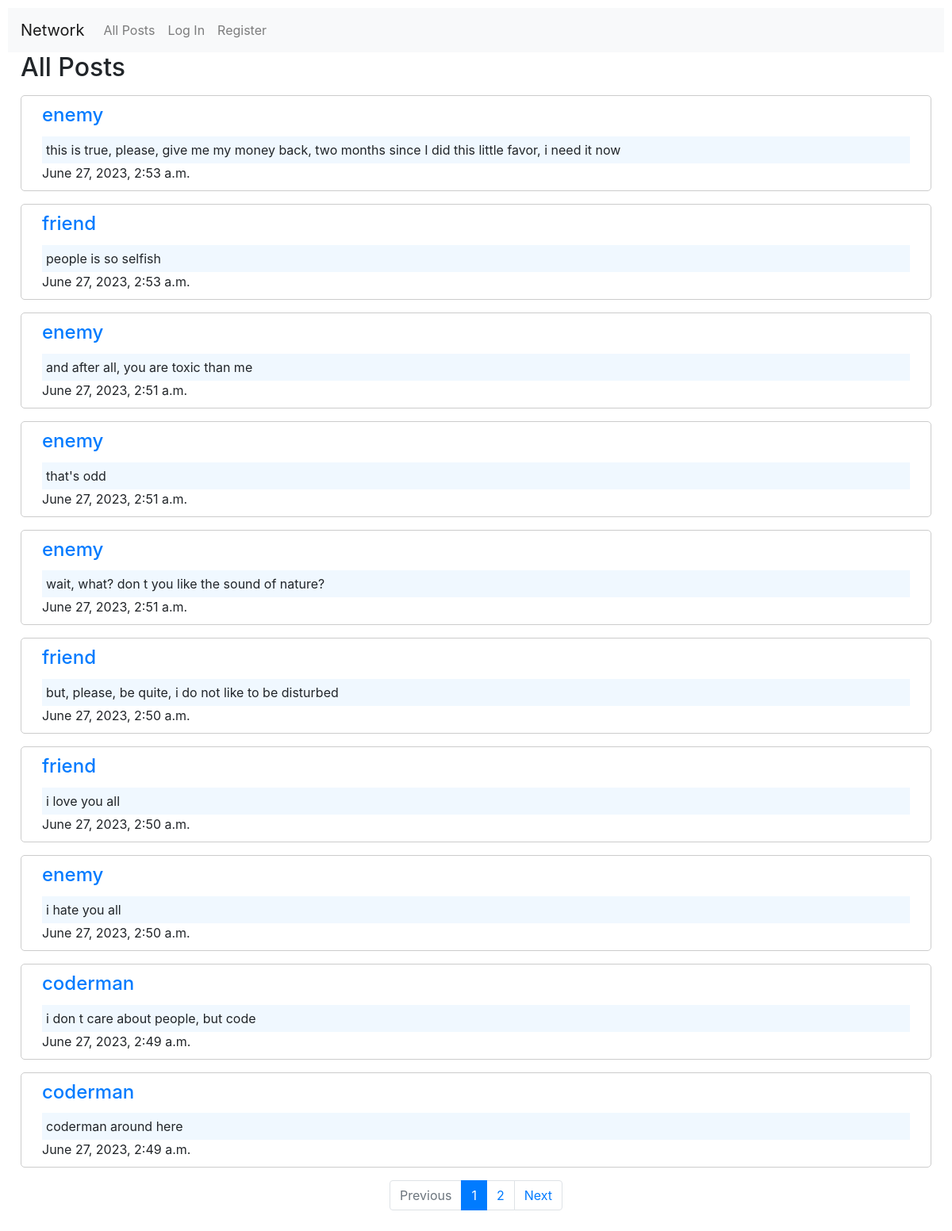
The page / on the database its author committed.
### network/models.py (models this page shows)
class Post(models.Model):
    user = models.ForeignKey(
        User, on_delete=models.CASCADE, default=None, related_name="post"
    )
    created_at = models.DateTimeField(default=timezone.now)
    text = models.TextField(default="")

class User(AbstractUser):
    pass

### network/views.py (the view)
# urls.py: path("", views.index, name="index"),
def index(request):
    allPosts = Post.objects.all().order_by("-created_at")
    paginator = Paginator(allPosts, 10)
    page_number = request.GET.get("page")
    page_obj = paginator.get_page(page_number)
    return render(request, "network/index.html", {"page_obj": page_obj})

### network/templates/network/index.html (shortened to what this page needs)
{% extends "network/layout.html" %}
{% block body %}
<h2 class="ml-3">All Posts</h2>
<div>
    {% for post in page_obj%}
    <div class="card-body new-post mt-3">
        <a class="user-link" href="{% url 'profile' post.user %}">
            <h4 class=" card-title ml-3">{{post.user}}</h4>
        </a>
        <p class="card-text ml-3 mr-3 text">{{post.text}}</p>
        <p class="card-text ml-3">{{post.created_at}}</p>
    </div>
    {% endfor %}
    {% include 'network/pagination.html' %}
</div>
{% endblock %}

### network/static/network/styles.css (style rules this page uses)
:root { --blue-main-color: #007bff; }
body { padding: 10px; }
.new-post { border: 1px solid #ccc; padding: 10px; margin: 0 1rem; border-radius: 5px; }
p { margin-bottom: 0; }
.card-text.text { background-color: aliceblue; padding: 5px 5px; }
.user-link { display: inline-block; text-decoration: none !important; }

### rows shown on the page
Post: user "enemy", text "this is true, please, give me my money back, two months since I did this little favor, i need it now", created_at "June 27, 2023, 2:53 a.m."
Post: user "friend", text "people is so selfish", created_at "June 27, 2023, 2:53 a.m."
Post: user "enemy", text "and after all, you are toxic than me", created_at "June 27, 2023, 2:51 a.m."
Post: user "enemy", text "that's odd", created_at "June 27, 2023, 2:51 a.m."
Post: user "enemy", text "wait, what? don t you like the sound of nature?", created_at "June 27, 2023, 2:51 a.m."
Post: user "friend", text "but, please, be quite, i do not like to be disturbed", created_at "June 27, 2023, 2:50 a.m."
Post: user "friend", text "i love you all", created_at "June 27, 2023, 2:50 a.m."
Post: user "enemy", text "i hate you all", created_at "June 27, 2023, 2:50 a.m."
Post: user "coderman", text "i don t care about people, but code", created_at "June 27, 2023, 2:49 a.m."
Post: user "coderman", text "coderman around here", created_at "June 27, 2023, 2:49 a.m."

### other values the page prints
{{ i }} "1"
{{ i }} "2"
